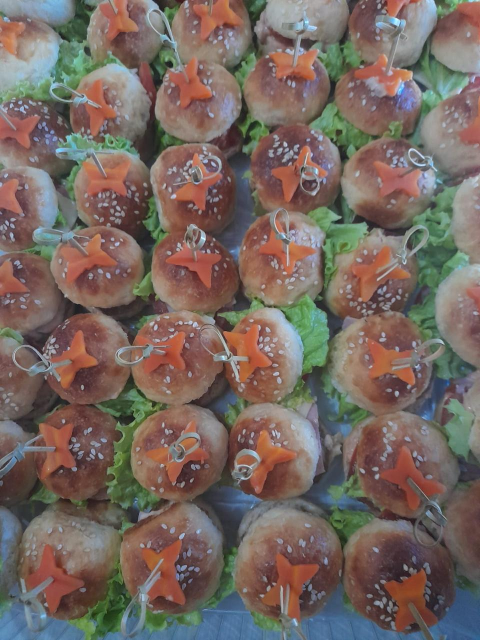
#> input picture MIni Hamburgueres.jpeg, 960 x 1280 px, given in place of IMG_1067.JPEG, which was not available (shown at 1/2 size)
$ python stories_maio20.py
#> lines starting #> are read from the running program, lines starting #| are printed output that depends on the picture; pictures that were not available may be replaced by others from this repository, and a replacement may not be noted
"""
5 Stories Storytelling — Ok Delícias com Amor — 20/05/2026
Conceito: a Oliete nao sabe falar nao. Junho enchendo. Urgencia real.
Narrativa em 5 atos: gancho, revelacao, humanizacao, virada, CTA
v2: Lora-Bold substitui Italiana, fontes maiores, outline em script, sombras
"""

from PIL import Image, ImageDraw, ImageFont, ImageFilter, ImageEnhance
import math, os

BASE_DIR  = r"C:\Users\nasci\Documents\Kaempf Business\Jobs 2026\Ok - Delicias com Amor"
FONTS_DIR = r"C:\Users\nasci\AppData\Roaming\Claude\local-agent-mode-sessions\skills-plugin\ffaf7eb1-e899-4b15-8564-46cec1055316\c0cd45e2-3d2e-40a4-a7fe-06fecc44a961\skills\canvas-design\canvas-fonts"

CREME     = (255, 248, 234)
LAVANDA   = (230, 222, 248)
LAVANDA_M = (196, 181, 224)
LAVANDA_E = (158, 138, 200)
OURO      = (179, 138, 52)
OURO_S    = (210, 175, 100)
OURO_P    = (235, 210, 155)
ROSA      = (240, 208, 220)
VERDE     = (148, 172, 124)
VERDE_E   = (100, 130,  80)
TXT       = ( 32,  18,   6)
TXT_M     = ( 72,  50,  22)
ESCURO    = ( 20,  10,   2)

W, H = 1080, 1920


def load_font(name, size):
    try:
        return ImageFont.truetype(os.path.join(FONTS_DIR, name), size)
    except:
        return ImageFont.load_default()


def lerp(a, b, t):
    return tuple(int(a[i] + (b[i] - a[i]) * t) for i in range(len(a)))


def bg_grad(top, bot):
    img = Image.new("RGB", (W, H), top)
    d   = ImageDraw.Draw(img)
    for y in range(H):
        d.line([(0, y), (W-1, y)], fill=lerp(top, bot, y/(H-1)))
    return img


def border(draw, col=None):
    if col is None:
        col = OURO_S
    draw.rounded_rectangle([16, 16, W-16, H-16], radius=32, outline=col, width=2)
    draw.rounded_rectangle([26, 26, W-26, H-26], radius=24, outline=OURO_P, width=1)


def draw_petal(draw, cx, cy, angle_deg, length, width, color):
    a  = math.radians(angle_deg)
    px, py = cx + length * math.cos(a), cy + length * math.sin(a)
    p  = math.radians(angle_deg + 90)
    ox, oy = (width/2)*math.cos(p), (width/2)*math.sin(p)
    draw.polygon([(cx+ox, cy+oy), (px+ox*.3, py+oy*.3), (px, py),
                   (px-ox*.3, py-oy*.3), (cx-ox, cy-oy)], fill=color)


def draw_flower(draw, cx, cy, petals=6, plen=12, pw=6, col_out=None, col_mid=None, cr=4):
    if col_out is None: col_out = ROSA
    if col_mid is None: col_mid = OURO_P
    for i in range(petals):
        draw_petal(draw, cx, cy, 360/petals*i, plen, pw, col_out)
    draw.ellipse([cx-cr, cy-cr, cx+cr, cy+cr], fill=col_mid)


def draw_leaf(draw, cx, cy, angle_deg, length=12, width=5):
    draw_petal(draw, cx, cy, angle_deg,       length,      width,   VERDE)
    draw_petal(draw, cx, cy, angle_deg + 180, length*.4,   width*.5, VERDE_E)


def diamond(draw, cx, cy, size, color):
    draw.polygon([(cx, cy-size), (cx+size, cy), (cx, cy+size), (cx-size, cy)], fill=color)


def wrap_centered(draw, text, font, max_w, cx, y, fill, line_spacing=10, shadow=False):
    """Quebra texto, centraliza cada linha. Retorna y final."""
    words = text.split()
    lines = []
    cur   = ""
    for w in words:
        test = (cur + " " + w).strip()
        bb   = draw.textbbox((0, 0), test, font=font)
        if bb[2] - bb[0] <= max_w:
            cur = test
        else:
            if cur: lines.append(cur)
            cur = w
    if cur: lines.append(cur)
    for line in lines:
        bb = draw.textbbox((0, 0), line, font=font)
        lw = bb[2] - bb[0]
        x  = cx - lw // 2
        if shadow:
            draw.text((x+3, y+3), line, font=font, fill=(4, 2, 0))
        draw.text((x, y), line, font=font, fill=fill)
        y += (bb[3] - bb[1]) + line_spacing
    return y


def foto_fundo(foto_path, overlay_alpha=190, overlay_color=None):
    """Retorna imagem full-bleed com overlay escurecido."""
    if overlay_color is None:
        overlay_color = ESCURO
    foto = Image.open(foto_path).convert("RGB")
    foto = ImageEnhance.Brightness(foto).enhance(0.85)
    fw, fh = foto.size
    ratio  = W / H
    if fw / fh > ratio:
        nfw = int(fh * ratio)
        foto = foto.crop(((fw-nfw)//2, 0, (fw+nfw)//2, fh))
    else:
        nfh = int(fw / ratio)
        foto = foto.crop((0, (fh-nfh)//2, fw, (fh+nfh)//2))
    foto = foto.resize((W, H), Image.LANCZOS)
    ov   = Image.new("RGBA", (W, H), (*overlay_color, overlay_alpha))
    base = Image.alpha_composite(foto.convert("RGBA"), ov)
    return base.convert("RGB")


def script_outlined(draw, text, font, cx, y, fill=None, ol_col=(5, 2, 0), ol=2):
    """Texto script com outline escuro — legivel em QUALQUER fundo."""
    if fill is None:
        fill = OURO_P
    bb = draw.textbbox((0, 0), text, font=font)
    tw = bb[2] - bb[0]
    th = bb[3] - bb[1]
    x  = cx - tw // 2
    for dx in [-ol, 0, ol]:
        for dy in [-ol, 0, ol]:
            if dx or dy:
                draw.text((x+dx, y+dy), text, font=font, fill=ol_col)
    draw.text((x, y), text, font=font, fill=fill)
    return y + th


def script_outlined_wrap(draw, text, font, max_w, cx, y,
                          fill=None, ol_col=(5, 2, 0), ol=2, line_sp=8):
    """Script outlined com word-wrap automatico. Retorna y apos ultimo linha."""
    if fill is None:
        fill = OURO_P
    words = text.split()
    lines = []
    cur   = ""
    for w in words:
        test = (cur + " " + w).strip()
        bb   = draw.textbbox((0, 0), test, font=font)
        if bb[2] - bb[0] <= max_w:
            cur = test
        else:
            if cur: lines.append(cur)
            cur = w
    if cur: lines.append(cur)
    for line in lines:
        bb = draw.textbbox((0, 0), line, font=font)
        tw = bb[2] - bb[0]
        th = bb[3] - bb[1]
        x  = cx - tw // 2
        for dx in [-ol, 0, ol]:
            for dy in [-ol, 0, ol]:
                if dx or dy:
                    draw.text((x+dx, y+dy), line, font=font, fill=ol_col)
        draw.text((x, y), line, font=font, fill=fill)
        y += th + line_sp
    return y


def c_text_shadow(draw, text, font, cx, y, fill, shd=4, shd_col=(4, 2, 0)):
    """Texto centralizado com sombra intensa. Retorna y + altura."""
    bb = draw.textbbox((0, 0), text, font=font)
    tw = bb[2] - bb[0]
    th = bb[3] - bb[1]
    x  = cx - tw // 2
    draw.text((x+shd, y+shd), text, font=font, fill=shd_col)
    draw.text((x, y), text, font=font, fill=fill)
    return y + th


# ── STORY 1: GANCHO ───────────────────────────────────────────────────────────
# "tem algo acontecendo na cozinha da Oliete..."
def story_1():
    img  = foto_fundo(os.path.join(BASE_DIR, "fotos", "IMG_1067.JPEG"),
                      overlay_alpha=205, overlay_color=(10, 5, 1))
#> in foto_fundo, foto is the input picture: PIL image 960x1280 RGB; mean R, G, B 117.5, 103.1, 95.9
#> in foto_fundo, `ov   = Image.new("RGBA", (W, H), (*overlay_color, overlay_alpha))`:
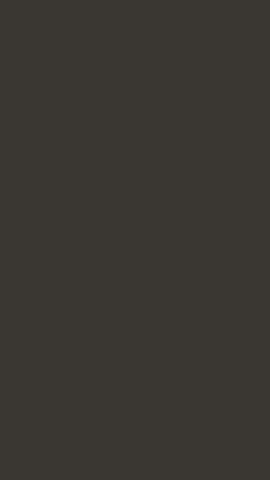
#> ov: PIL image 1080x1920 RGBA (shown at 1/4 size); mean R, G, B, A 10, 5, 1, 205; transparent parts drawn white
#> in foto_fundo, `base = Image.alpha_composite(foto.convert("RGBA"), ov)`:
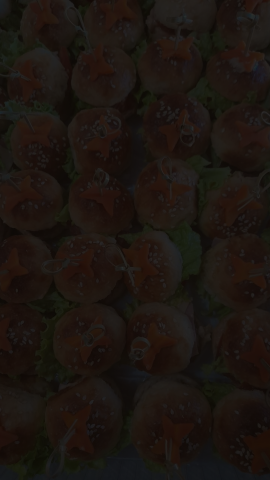
#> base: PIL image 1080x1920 RGBA (shown at 1/4 size); mean R, G, B, A 27.7, 20.8, 16.1, 255
    draw = ImageDraw.Draw(img)
    cx   = W // 2

    fnt_sc   = load_font("NothingYouCouldDo-Regular.ttf", 70)
    fnt_tit  = load_font("Lora-Bold.ttf",          124)
    fnt_body = load_font("Lora-BoldItalic.ttf",    62)
    fnt_sub  = load_font("Lora-BoldItalic.ttf",    52)
    fnt_br   = load_font("InstrumentSans-Bold.ttf", 36)

    # Flores nos cantos superiores
    draw_flower(draw, 66,   92, petals=6, plen=15, pw=7,
                col_out=(200, 180, 160), col_mid=OURO_P, cr=5)
    draw_flower(draw, W-66, 92, petals=6, plen=15, pw=7,
                col_out=(200, 180, 160), col_mid=OURO_P, cr=5)

    # Script com outline e wrap — completamente dentro da borda
    sc   = "você já sabe quem faz o melhor?"
    sc_y = 210
    sc_end = script_outlined_wrap(draw, sc, fnt_sc, W-130, cx, sc_y,
                                   fill=OURO_P, line_sp=6)
#> sc_end = 347

    # Linha dourada
    draw.line([(cx-80, sc_end+16), (cx+80, sc_end+16)], fill=OURO_S, width=2)

    # Titulo em Lora-Bold — MUITO mais legivel que Italiana
    ty = sc_end + 46
#> ty = 393
    for tl, cor in [("tem algo", CREME), ("acontecendo", CREME)]:
        ty = c_text_shadow(draw, tl, fnt_tit, cx, ty, fill=cor)
        ty += 10
#> this loop made 2 passes
#> ty on passes 1 to 2: 523, 629
#> after the loop, ty = 629

    # Body
    body_y = ty + 30
#> body_y = 659
    body_y = c_text_shadow(draw, "na cozinha da Oliete.", fnt_body, cx, body_y, fill=OURO_P)
#> body_y = 707

    # Suspense
    sub_y = body_y + 54
#> sub_y = 761
    script_outlined(draw, "e você precisa saber.", fnt_sub, cx, sub_y,
                    fill=(220, 200, 168), ol_col=(5, 2, 0))

    # Seta para o proximo story
    arr_y = H - 224
    draw.line([(cx, arr_y), (cx, arr_y+56)], fill=OURO_S, width=2)
    diamond(draw, cx, arr_y+60, 8, OURO_S)

    # Marca
    br_b = draw.textbbox((0, 0), "Ok Delícias com Amor", font=fnt_br)
#> br_b = (0, 5, 398, 34)
    draw.text((cx-(br_b[2]-br_b[0])//2, H-74),
              "Ok Delícias com Amor", font=fnt_br, fill=OURO_S)

    border(draw, col=(100, 80, 50))
    out = os.path.join(BASE_DIR, "story_maio20_1.png")
    img.convert("RGB").save(out, "PNG", quality=98)
    print(f"Salvo: {out}")


# ── STORY 2: REVELACAO ───────────────────────────────────────────────────────
# "Maio: lotado. Junho: enchendo. Julho: ja tem reservas."
def story_2():
    img  = bg_grad(CREME, lerp(CREME, LAVANDA, 0.55))
#> in bg_grad, `img = Image.new("RGB", (W, H), top)`:
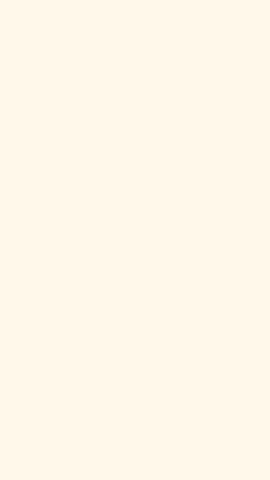
#> img: PIL image 1080x1920 RGB (shown at 1/4 size); mean R, G, B 255, 248, 234
    draw = ImageDraw.Draw(img)
    cx   = W // 2

    fnt_sc    = load_font("NothingYouCouldDo-Regular.ttf", 62)
    fnt_mes   = load_font("Lora-Bold.ttf",          148)
    fnt_stat  = load_font("InstrumentSans-Bold.ttf", 52)
    fnt_stat2 = load_font("InstrumentSans-Bold.ttf", 44)
    fnt_br    = load_font("InstrumentSans-Bold.ttf", 36)

    # Flores nos quatro cantos
    draw_flower(draw, 66,   94, petals=6, plen=16, pw=8,
                col_out=ROSA,      col_mid=OURO_P, cr=6)
    draw_flower(draw, W-66, 94, petals=6, plen=16, pw=8,
                col_out=LAVANDA_M, col_mid=OURO_P, cr=6)
    draw_flower(draw, 66,   H-94, petals=5, plen=12, pw=6,
                col_out=LAVANDA_M, col_mid=OURO_P, cr=5)
    draw_flower(draw, W-66, H-94, petals=5, plen=12, pw=6,
                col_out=ROSA,      col_mid=OURO_P, cr=5)

    # Header — texto escuro sobre fundo claro, sem outline, com wrap
    sc   = "a agenda da Oliete em 2026"
    sc_y = 136
    sc_end = wrap_centered(draw, sc, fnt_sc, W-130, cx, sc_y,
                            fill=TXT_M, line_spacing=6, shadow=False)
#> sc_end = 202

    sep_y = sc_end + 12
#> sep_y = 214
    draw.line([(cx-90, sep_y), (cx+90, sep_y)], fill=OURO_S, width=2)
    diamond(draw, cx, sep_y, 6, OURO)

    # 3 blocos de meses — ocupam toda a tela de forma proporcional
    meses = [
        ("maio",   "lotado.",           VERDE,     (255, 250, 242)),
        ("junho",  "enchendo rápido.",  OURO,      (255, 252, 237)),
        ("julho",  "já tem reservas.",  LAVANDA_E, (247, 242, 255)),
    ]

    block_start = sep_y + 32
#> block_start = 246
    block_end   = H - 172
    total_gap   = block_end - block_start
#> total_gap = 1502
    bh          = int(total_gap / 3) - 22
#> bh = 478
    gap         = 22

    block_y = block_start
#> block_y = 246
    for mes, status, cor_mes, bg_block in meses:
        draw.rounded_rectangle([60, block_y, W-60, block_y+bh],
                                radius=20, fill=bg_block, outline=OURO_P, width=2)
        mb   = draw.textbbox((0, 0), mes,    font=fnt_mes)
        stb  = draw.textbbox((0, 0), status, font=fnt_stat)
        text_h     = (mb[3]-mb[1]) + 10 + (stb[3]-stb[1])
        text_top_y = block_y + (bh - text_h) // 2
        draw.text((cx-(mb[2]-mb[0])//2,   text_top_y),                     mes,    font=fnt_mes,  fill=cor_mes)
        draw.text((cx-(stb[2]-stb[0])//2, text_top_y+(mb[3]-mb[1])+10),   status, font=fnt_stat, fill=TXT_M)
        block_y += bh + gap
#> this loop made 3 passes
#> (mb, stb, text_h, text_top_y, block_y) on passes 1 to 3: ((0, 26, 367, 140), (0, 9, 179, 50), 165, 402, 746), ((-3, 26, 413, 169), (0, 7, 454, 60), 206, 882, 1246), ((-3, 26, 360, 169), (-1, 7, 421, 60), 206, 1382, 1746)
#> after the loop, block_y = 1746

    # Mensagem final de urgencia
    msg   = "quem deixa pra última hora, fica sem."
    msg_b = draw.textbbox((0, 0), msg, font=fnt_stat2)
#> msg_b = (0, 6, 842, 50)
    msg_y = block_y + 14
#> msg_y = 1760
    draw.text((cx-(msg_b[2]-msg_b[0])//2, msg_y), msg, font=fnt_stat2, fill=TXT_M)

    br_b = draw.textbbox((0, 0), "Ok Delícias com Amor", font=fnt_br)
#> br_b = (0, 5, 398, 34)
    draw.text((cx-(br_b[2]-br_b[0])//2, H-70),
              "Ok Delícias com Amor", font=fnt_br, fill=OURO)

    border(draw)
    out = os.path.join(BASE_DIR, "story_maio20_2.png")
    img.convert("RGB").save(out, "PNG", quality=98)
    print(f"Salvo: {out}")


# ── STORY 3: HUMANIZACAO ─────────────────────────────────────────────────────
# "ela ate pediu pra tirar o link. porque ela nao sabe falar nao."
def story_3():
    img  = foto_fundo(os.path.join(BASE_DIR, "fotos", "IMG_1077.JPEG"),
                      overlay_alpha=202, overlay_color=(10, 5, 1))
#> call 2 of foto_fundo, with overlay_alpha = 202, overlay_color = (10, 5, 1)
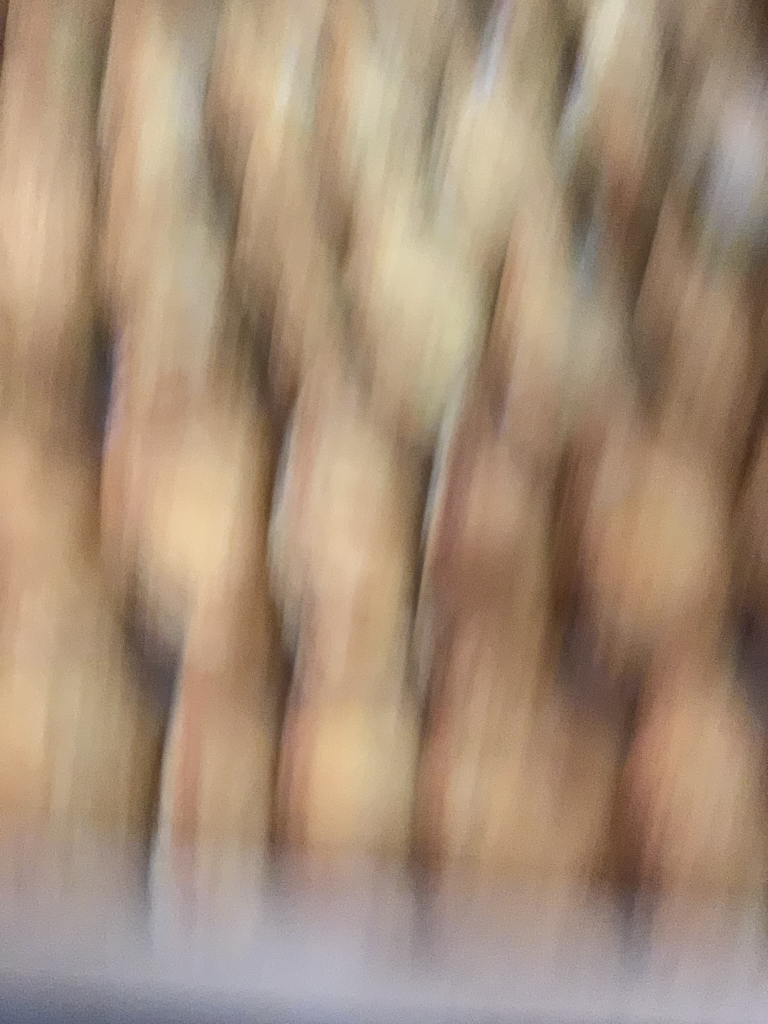
#> input picture fotos/IMG_1052.JPEG, 1536 x 2048 px, given in place of IMG_1077.JPEG, which was not available (shown at 1/2 size)
#> in foto_fundo, foto is the input picture: PIL image 1536x2048 RGB; mean R, G, B 166, 142.4, 120.4
#> in foto_fundo (call 2), `foto = foto.crop(((fw-nfw)//2, 0, (fw+nfw)//2, fh))`:
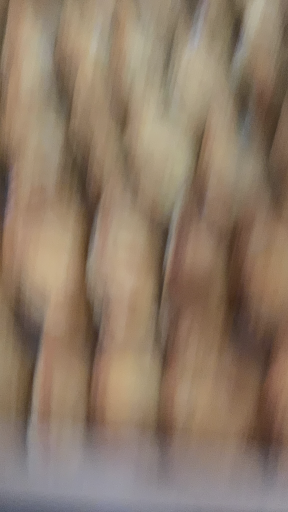
#> foto: PIL image 1152x2048 RGB (shown at 1/4 size); mean R, G, B 141.6, 121.9, 103.2
#> in foto_fundo (call 2), `base = Image.alpha_composite(foto.convert("RGBA"), ov)`:
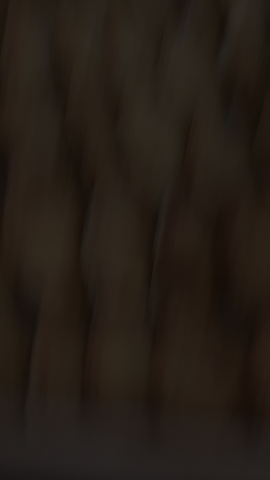
#> base: PIL image 1080x1920 RGBA (shown at 1/4 size); mean R, G, B, A 37.4, 29.3, 22.2, 255
    draw = ImageDraw.Draw(img)
    cx   = W // 2

    fnt_sc   = load_font("NothingYouCouldDo-Regular.ttf", 80)
    fnt_tit  = load_font("Lora-Bold.ttf",          100)
    fnt_body = load_font("Lora-BoldItalic.ttf",    60)
    fnt_det  = load_font("InstrumentSans-Bold.ttf", 42)
    fnt_br   = load_font("InstrumentSans-Bold.ttf", 36)

    draw_flower(draw, 66,   84, petals=5, plen=13, pw=6,
                col_out=(200, 180, 160), col_mid=OURO_P, cr=4)
    draw_flower(draw, W-66, 84, petals=5, plen=13, pw=6,
                col_out=(200, 180, 160), col_mid=OURO_P, cr=4)

    # Script com outline
    sc_y = 186
    sc_end = script_outlined(draw, "a verdade sobre a Oliete:",
                              fnt_sc, cx, sc_y, fill=OURO_P)
#> sc_end = 248
    draw.line([(cx-72, sc_end+16), (cx+72, sc_end+16)], fill=OURO_S, width=2)

    # "ela ate pediu" — script menor, com outline
    y = sc_end + 46
#> y = 294
    sc2_b = draw.textbbox((0, 0), "ela ate pediu", font=fnt_sc)
#> sc2_b = (0, 14, 525, 92)
    y_after = script_outlined(draw, "ela até pediu", fnt_sc, cx, y,
                               fill=(228, 212, 188), ol_col=(5, 2, 0))
#> y_after = 375
    y = y_after + 8
#> y = 383

    # "pra tirar o link." — Lora-Bold, PUNCH
    l2_b = draw.textbbox((0, 0), "pra tirar o link.", font=fnt_tit)
#> l2_b = (0, 17, 742, 114)
    y = c_text_shadow(draw, "pra tirar o link.", fnt_tit, cx, y, fill=CREME)
#> y = 480
    y += 42
#> y = 522

    draw.line([(cx-62, y), (cx+62, y)], fill=OURO_S, width=2)
    y += 36
#> y = 558

    # "porque ela nao sabe" — corpo grande
    body_b = draw.textbbox((0, 0), "porque ela nao sabe", font=fnt_body)
#> body_b = (0, 10, 614, 68)
    y = c_text_shadow(draw, "porque ela não sabe", fnt_body, cx, y,
                      fill=(218, 202, 182))
#> y = 617
    y += 8
#> y = 625

    # "falar nao." — Lora-Bold, dourado, PUNCH
    y = c_text_shadow(draw, "falar não.", fnt_tit, cx, y, fill=OURO_P)
#> y = 704
    y += 50
#> y = 754

    draw.line([(cx-50, y), (cx+50, y)], fill=(120, 90, 50), width=1)
    y += 32
#> y = 786

    # Detalhe — cada pedido vira cuidado
    wrap_centered(draw, "cada pedido vira cuidado. cada salgado, carinho.",  # já correto
                  fnt_det, W-160, cx, y, fill=(198, 178, 148),
                  line_spacing=12, shadow=True)
#> the loop in wrap_centered (call 2), `for line in lines:` made 2 passes
#> y on passes 1 to 2: 839, 883

    # Seta
    arr_y = H - 222
    draw.line([(cx, arr_y), (cx, arr_y+52)], fill=OURO_S, width=2)
    diamond(draw, cx, arr_y+56, 7, OURO_S)

    br_b = draw.textbbox((0, 0), "Ok Delícias com Amor", font=fnt_br)
#> br_b = (0, 5, 398, 34)
    draw.text((cx-(br_b[2]-br_b[0])//2, H-72),
              "Ok Delícias com Amor", font=fnt_br, fill=OURO_S)

    border(draw, col=(90, 65, 30))
    out = os.path.join(BASE_DIR, "story_maio20_3.png")
    img.convert("RGB").save(out, "PNG", quality=98)
    print(f"Salvo: {out}")


# ── STORY 4: VIRADA ───────────────────────────────────────────────────────────
# "quando ela diz sim, e porque vai fazer com tudo."
def story_4():
    img  = bg_grad(lerp(CREME, LAVANDA, 0.05), lerp(CREME, LAVANDA, 0.50))
    cx   = W // 2

    # Foto em arco — ocupa topo da tela
    arch_w = 860; arch_h = 860; top_y = 268

    foto = Image.open(os.path.join(BASE_DIR, "fotos", "IMG_1140.JPEG")).convert("RGB")
    foto = ImageEnhance.Brightness(foto).enhance(1.08)
#> foto: PIL image 1536x2048 RGB
    foto = ImageEnhance.Color(foto).enhance(1.2)
    fw, fh = foto.size
    ratio  = arch_w / arch_h
    if fw / fh > ratio:
        nfw = int(fh * ratio)
        foto = foto.crop(((fw-nfw)//2, 0, (fw+nfw)//2, fh))
    else:
        nfh = int(fw / ratio)
        foto = foto.crop((0, (fh-nfh)//2, fw, (fh+nfh)//2))
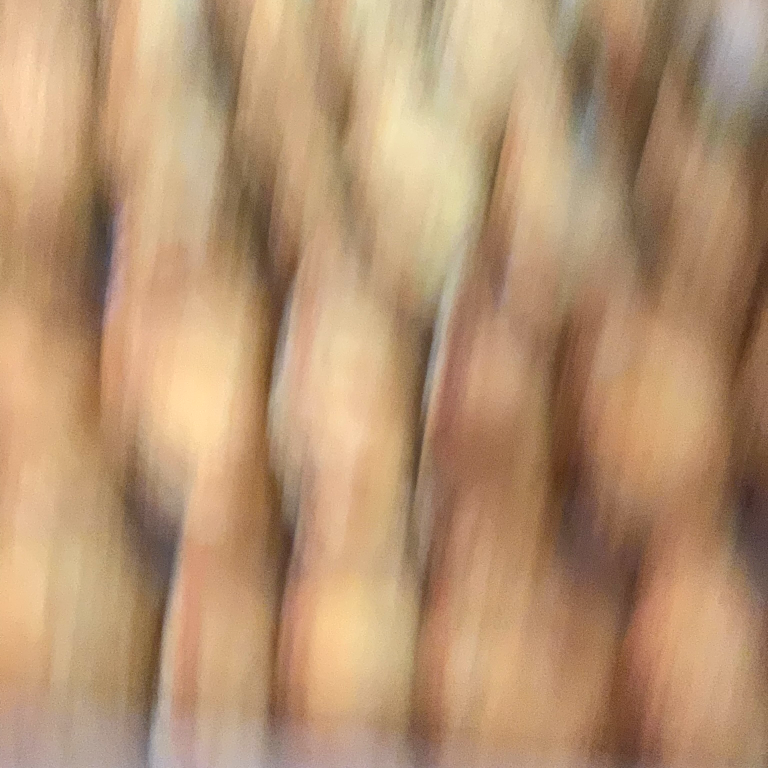
#> foto: PIL image 1536x1536 RGB (shown at 1/2 size); mean R, G, B 182.5, 147.4, 113.8
    foto = foto.resize((arch_w, arch_h), Image.LANCZOS)
#> foto: PIL image 860x860 RGB

    mask = Image.new("L", (arch_w, arch_h), 0)
#> mask: PIL image 860x860 L; every value is 0
#> (the rest of the program and of its run is left out)
